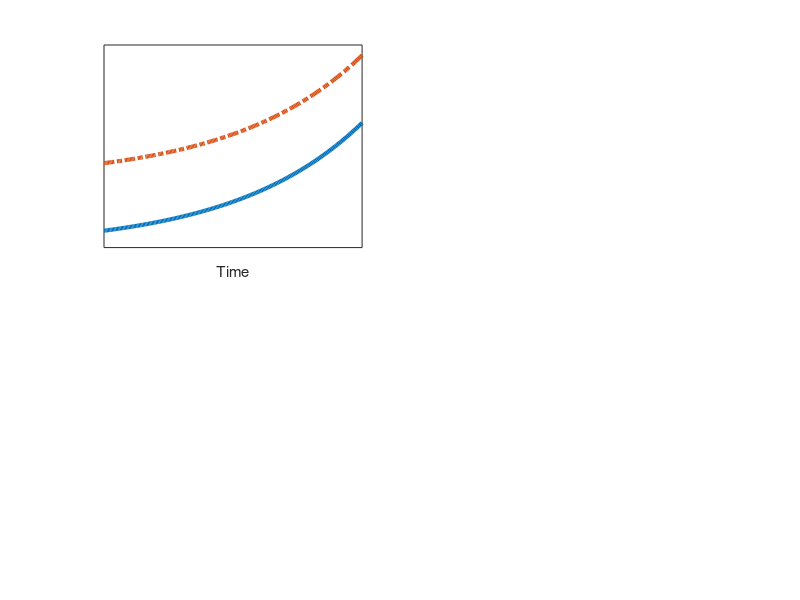
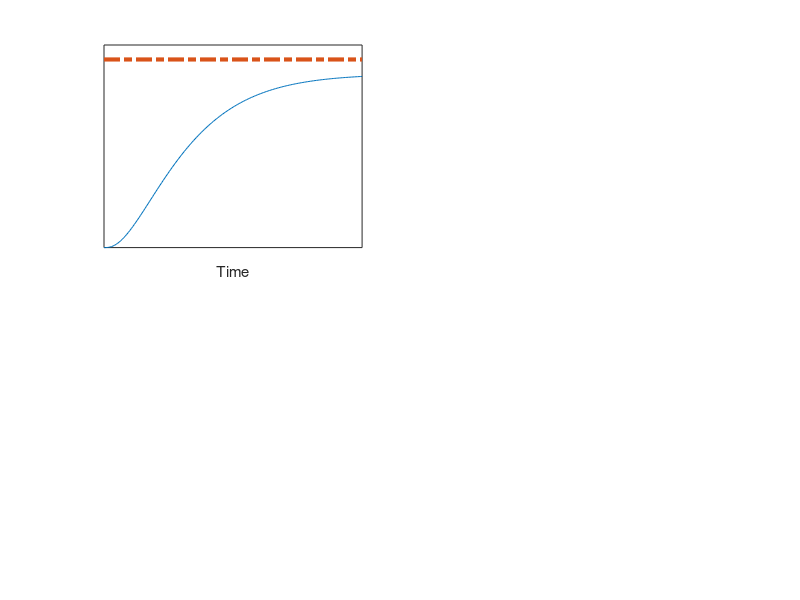
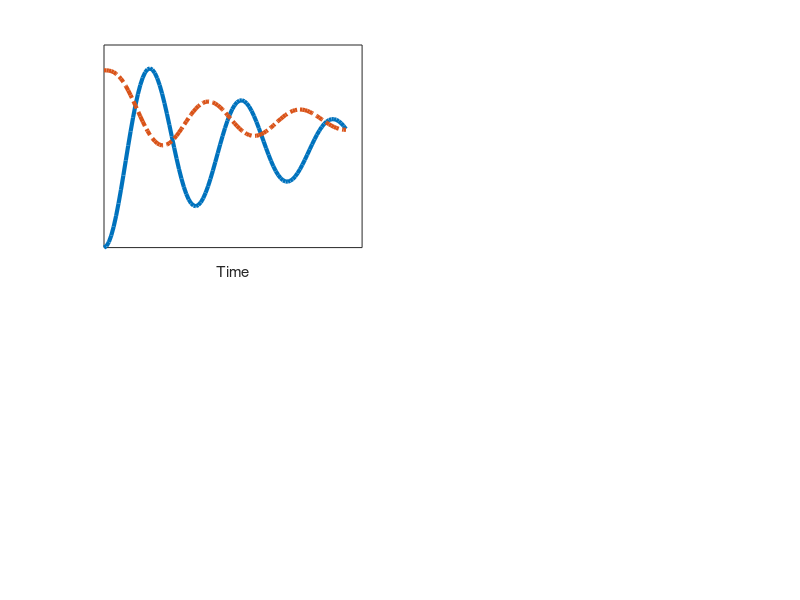
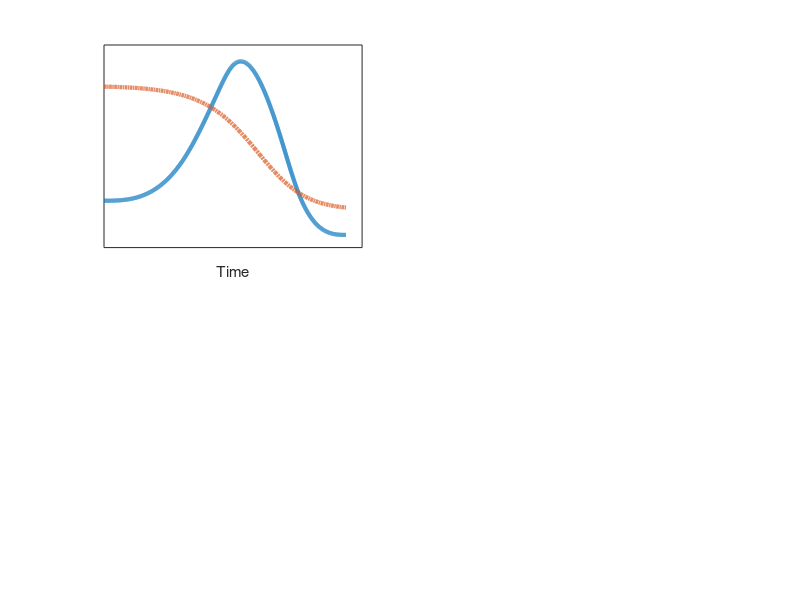

Write MATLAB code to recreate these figures, in order.
figure(1)
subplot(221)
% Limits are distant or growing
t=0:.01:2;
y=exp(t);
plot(t,y,'LineWidth',3)
hold on
plot(t,y+4*ones(1,length(y)),'-.','LineWidth',3)
set(gca,'xtick',[])
set(gca,'ytick',[])
xlabel('Time')

figure(2)
subplot(221)
% Limits are seen
sys1=tf(3,[0.1 1 1]);
sys2=tf(1,[1 1]);
[x2, t2]=step(sys1*sys2,6);
plot(t2, x2,[0 6],[3.25 3.25],'-.','LineWidth',3)
set(gca,'xtick',[])
set(gca,'ytick',[])
xlabel('Time')

figure(3)
subplot(221)
% Oscillations due to delayed signals but robust bounds
sys3=tf(1,[.81 .15 1]);
sys3lim=-0.5*sys3*sys2;
[x3, t3]=step(sys3,15);
[x3a, t3a]=step(sys3lim,15);
plot(t3, x3,'LineWidth',3)
hold on
plot(t3a, x3a+1.75,'-.','LineWidth',3)
set(gca,'xtick',[])
set(gca,'ytick',[])
xlabel('Time')

figure(4)
subplot(221)
% Erodable bounds

% sys4=sys2*sys2*tf([1 -0.9],[4 1 1]);
% [x4, t4]=step(sys4,15);
% sys5=2*tf([5 -1],[4 1 1]);
% [x5, t5]=step(sys5,15);
% plot(t4, [x4+1 -x4])
t6=0:0.01:15;
x6=1./(1+exp(0.1*t6.^1.6-3.5));

t5=[0    5  7    8     11  12  15];
x5=[.37 .71 1.21 1.44 .85 .45 .10];

t8=0:.01:15;
x8=spline(t5,[0 x5 0],t8);

plot(t8, x8,'LineWidth',3)
hold on
plot(t6, x6+.3,'-.','LineWidth',3)
xlabel('Time')
%xlswrite('F2point3D.xlsx', [t8; x8; t6; x6]')
set(gca,'xtick',[])
set(gca,'ytick',[])